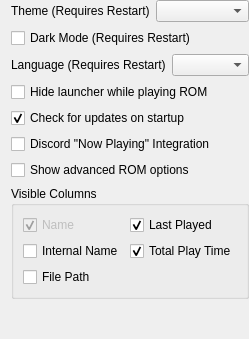
       <widget class="QWidget" name="uiOptions">
        <layout class="QVBoxLayout" name="verticalLayout">
         <property name="topMargin">
          <number>0</number>
         </property>
         <property name="rightMargin">
          <number>0</number>
         </property>
         <property name="bottomMargin">
          <number>0</number>
         </property>
         <item>
          <widget class="QFrame" name="themePanel">
           <layout class="QHBoxLayout" name="horizontalLayout_2" stretch="0,1">
            <property name="leftMargin">
             <number>0</number>
            </property>
            <property name="topMargin">
             <number>0</number>
            </property>
            <property name="rightMargin">
             <number>0</number>
            </property>
            <property name="bottomMargin">
             <number>0</number>
            </property>
            <item>
             <widget class="QLabel" name="label_6">
              <property name="text">
               <string>Theme (Requires Restart)</string>
              </property>
              <property name="buddy">
               <cstring>themeSelect</cstring>
              </property>
             </widget>
            </item>
            <item>
             <widget class="QComboBox" name="themeSelect"/>
            </item>
           </layout>
          </widget>
         </item>
         <item>
          <widget class="QCheckBox" name="darkModeCheckbox">
           <property name="text">
            <string>Dark Mode (Requires Restart)</string>
           </property>
          </widget>
         </item>
         <item>
          <layout class="QHBoxLayout" name="horizontalLayout_16">
           <item>
            <widget class="QLabel" name="label_18">
             <property name="text">
              <string>Language (Requires Restart)</string>
             </property>
             <property name="buddy">
              <cstring>languageSelect</cstring>
             </property>
            </widget>
           </item>
           <item>
            <widget class="QComboBox" name="languageSelect"/>
           </item>
          </layout>
         </item>
         <item>
          <widget class="QCheckBox" name="hideLauncherCheckbox">
           <property name="text">
            <string>Hide launcher while playing ROM</string>
           </property>
          </widget>
         </item>
         <item>
          <widget class="QCheckBox" name="updateCheckbox">
           <property name="text">
            <string>Check for updates on startup</string>
           </property>
           <property name="checked">
            <bool>true</bool>
           </property>
          </widget>
         </item>
         <item>
          <widget class="QCheckBox" name="discordIntegrationCheckbox">
           <property name="text">
            <string>Discord &quot;Now Playing&quot; Integration</string>
           </property>
          </widget>
         </item>
         <item>
          <widget class="QCheckBox" name="advancedSettingsCheckbox">
           <property name="toolTip">
            <string>Show additional rom settings meant for advanced users</string>
           </property>
           <property name="text">
            <string>Show advanced ROM options</string>
           </property>
          </widget>
         </item>
         <item>
          <widget class="QGroupBox" name="showFileNameCheckbox">
           <property name="title">
            <string>Visible Columns</string>
           </property>
           <layout class="QGridLayout" name="gridLayout_2">
            <item row="2" column="0">
             <widget class="QCheckBox" name="showFilePathCheckbox">
              <property name="toolTip">
               <string>The full path to the file</string>
              </property>
              <property name="text">
               <string>File Path</string>
              </property>
             </widget>
            </item>
            <item row="0" column="0">
             <widget class="QCheckBox" name="checkBox">
              <property name="enabled">
               <bool>false</bool>
              </property>
              <property name="toolTip">
               <string>The filename without the extension</string>
              </property>
              <property name="text">
               <string>Name</string>
              </property>
              <property name="checkable">
               <bool>true</bool>
              </property>
              <property name="checked">
               <bool>true</bool>
              </property>
             </widget>
            </item>
            <item row="1" column="0">
             <widget class="QCheckBox" name="showInternalNameCheckbox">
              <property name="toolTip">
               <string>The name stored in the ROM itself</string>
              </property>
              <property name="text">
               <string>Internal Name</string>
              </property>
             </widget>
            </item>
            <item row="0" column="1">
             <widget class="QCheckBox" name="showLastPlayedCheckbox">
              <property name="toolTip">
               <string>The date you last played the ROM</string>
              </property>
              <property name="text">
               <string>Last Played</string>
              </property>
              <property name="checked">
               <bool>true</bool>
              </property>
             </widget>
            </item>
            <item row="1" column="1">
             <widget class="QCheckBox" name="showPlayTimeCheckbox">
              <property name="toolTip">
               <string>The total time spent playing the ROM</string>
              </property>
              <property name="text">
               <string>Total Play Time</string>
              </property>
              <property name="checked">
               <bool>true</bool>
              </property>
             </widget>
            </item>
           </layout>
          </widget>
         </item>
         <item>
          <spacer name="verticalSpacer">
           <property name="orientation">
            <enum>Qt::Vertical</enum>
           </property>
           <property name="sizeHint" stdset="0">
            <size>
             <width>20</width>
             <height>40</height>
            </size>
           </property>
          </spacer>
         </item>
        </layout>
       </widget>
